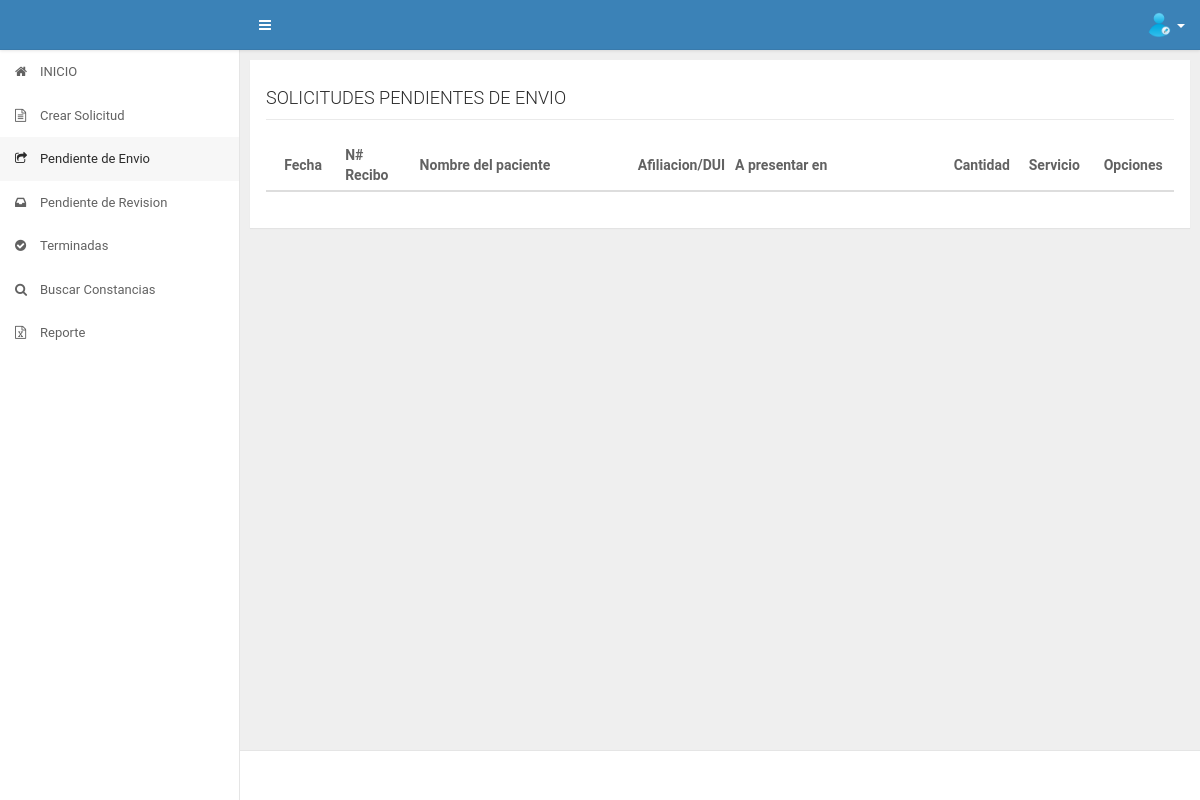
Before: /app/secretaria/pendienteenvio.php (signed in) with the older database file.
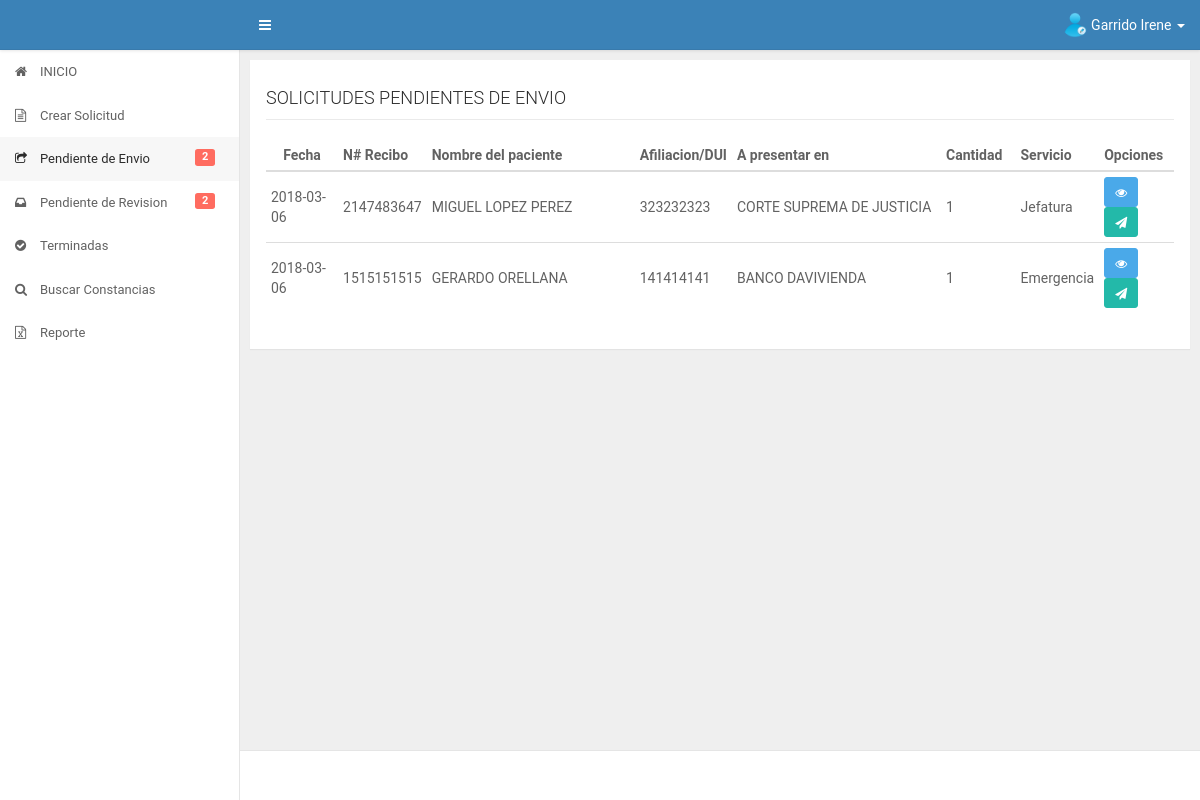
After: the same page with the newer database file.
### tables this page shows
CREATE TABLE IF NOT EXISTS `datos_iniciales` (
  `id_datos` int(11) NOT NULL AUTO_INCREMENT,
  `fecha` date DEFAULT NULL,
  `numero_recibo` varchar(50) DEFAULT NULL,
  `afiliacion_dui` varchar(30) DEFAULT NULL,
  `nombre_paciente` varchar(300) DEFAULT NULL,
  `destinos` varchar(2000) DEFAULT NULL,
  `id_servicio` int(11) DEFAULT NULL,
  `cantidad` int(11) DEFAULT NULL,
  `fecha_presentado` date DEFAULT NULL,
  `fecha_cancelado` date DEFAULT NULL,
  `precio` float DEFAULT NULL,
  `id_estado` int(11) DEFAULT NULL,
  `id_trabajador` int(11) DEFAULT NULL,
  `fecha_recibido_revision` date DEFAULT NULL,
  `fecha_autorizacion_direccion` date DEFAULT NULL,
  PRIMARY KEY (`id_datos`),
  KEY `FK_diservicio` (`id_servicio`),
  KEY `FK_diestado` (`id_estado`),
  KEY `FK_datos_iniciales_usuario` (`id_trabajador`),
  CONSTRAINT `FK_datos_iniciales_usuario` FOREIGN KEY (`id_trabajador`) REFERENCES `usuario` (`id_user`),
  CONSTRAINT `FK_diestado` FOREIGN KEY (`id_estado`) REFERENCES `estado` (`id_estado`),
  CONSTRAINT `FK_diservicio` FOREIGN KEY (`id_servicio`) REFERENCES `servicios` (`id_servicio`)
);

CREATE TABLE IF NOT EXISTS `servicios` (
  `id_servicio` int(11) NOT NULL AUTO_INCREMENT,
  `nombre_servicio` varchar(200) DEFAULT NULL,
  PRIMARY KEY (`id_servicio`)
);

### app/secretaria/pendienteenvio.php (the view, shortened to what the changed rows need)
<?php
    include("../core/header.php");
    include("../core/aside.php");
    include("../../config/database.php");
    $sqlpendientes = "SELECT datos_iniciales.id_datos,datos_iniciales.fecha,datos_iniciales.numero_recibo,datos_iniciales.afiliacion_dui,datos_iniciales.nombre_paciente,datos_iniciales.destinos,datos_iniciales.cantidad,servicios.nombre_servicio FROM datos_iniciales INNER JOIN servicios ON datos_iniciales.id_servicio=servicios.id_servicio WHERE datos_iniciales.id_estado=1 AND id_trabajador=?";
    if($stmt = $conn->prepare($sqlpendientes)){
        $stmt -> bind_param('s',$_SESSION['id_usuario']);
    	$stmt -> execute();
    	$stmt -> store_result();
    	$rows = $stmt->num_rows;
    	$stmt -> bind_result($id_datos,$fechacreacion,$nrecibo,$afiliacion,$nombrepaciente,$destinos,$cantidad,$servicio);
    }
?>
<div id="content" class="ui-content ui-content-aside-overlay">
    <div class="ui-content-body">
        <div class="ui-container">
            <div class="row">
                <div class="col-md-12 col-lg-12">
                    <div class="panel" id="mipanel">
                        <div class="panel-body">
                            <div id="contenido" class="table-responsive">
                            	<table class="table table-hover table-condensed" id="mitable">
                                    <thead class="thead-inverse">
                                        <tr>
                                            <th class="col-md-1 text-center">Fecha</th>
                                            <th class="col-md-1">N# Recibo</th>
                                            <th class="col-md-3">Nombre del paciente</th>
                                            <th class="col-md-1">Afiliacion/DUI</th>
                                            <th class="col-md-3">A presentar en</th>
                                            <th class="col-md-1">Cantidad</th>
                                            <th class="col-md-1">Servicio</th>
                          					<th class="col-md-1">Opciones</th>
                                        </tr>
                                    </thead>
                                    <tbody>
                                    <?php
                                    	if($rows>0){
                                    		while ($stmt->fetch()) {
                                    ?>
                                    	<tr>
                                    		<td><?php echo $fechacreacion; ?></td>
                                    		<td id="numrecibo<?php echo $id_datos; ?>"><?php echo $nrecibo; ?></td>
                                    		<td><?php echo $nombrepaciente; ?></td>
                                    		<td><?php echo $afiliacion; ?></td>
                                    		<td><?php echo $destinos; ?></td>
                                    		<td><?php echo $cantidad; ?></td>
                                    		<td><?php echo $servicio; ?></td>
                                    		<td><a href="javascript:;" class="btn btn-info btn-sm detalle"  data-placement="left" data-solicitud="<?php echo $id_datos ?>" data-toggle="tooltip" data-placement="left" title="Ver o Editar"><i class="fa fa-eye"></i></a> <a href="javascript:;" class="btn btn-success btn-sm enviaratrabajador"  data-placement="left" data-solicitud="<?php echo $id_datos ?>" data-toggle="tooltip" data-placement="left" title="Enviar a trabajador"><i class="fa fa-send"></i></a></td>
                                    	</tr>
                                    <?php
                                    		}
                                    	}
                                    ?>
                                    </tbody>
                                </table>
                            </div>
                        </div>
                    </div>
                </div>
            </div>
        </div>
    </div>
</div>
<?php
    include("../core/footer.php");
 ?>

### app/core/header.php (shortened to what the changed rows need)
<!DOCTYPE html>
<html lang="es">
    <head>
        <link rel="stylesheet" href="../../assets/plugins/bootstrap/css/bootstrap.min.css">
        <link rel="stylesheet" href="../../assets/plugins/font-awesome/css/font-awesome.min.css">
        <link rel="stylesheet" href="../../assets/plugins/datatables/datatables.css"/>
        <link rel="stylesheet" href="../../assets/plugins/bootstrap-datepicker/css/bootstrap-datepicker3.standalone.css"/>
        <link rel="stylesheet" href="../../assets/plugins/select2/dist/css/select2.min.css"/>
        <link rel="stylesheet" href="../../assets/css/main.css">
        <link rel="stylesheet" href="../../assets/css/style.css">
    </head>
    <body>
        <div id="ui" class="ui">
            <header id="header" class="ui-header ui-header--blue text-white">
                <div class="navbar-collapse nav-responsive-disabled">
                    <ul class="nav navbar-nav navbar-right">
                        <li class="dropdown dropdown-usermenu">
                            <a href="#" class=" dropdown-toggle" data-toggle="dropdown" aria-expanded="true">
                                <div class="user-avatar"><img src="../../assets/img/edit-user.png" alt="usuario img"></div>
                                <span class="hidden-sm hidden-xs"><?php echo $_SESSION['nombre']; ?></span>
                                <span class="caret hidden-sm hidden-xs"></span>
                            </a>
                        </li>
                    </ul>
                </div>
            </header>

### app/core/aside.php (shortened to what the changed rows need)
<aside id="aside" class="ui-aside ui-aside--light">
    <ul class="nav" ui-nav id="mimenu">
        <?php switch ($_SESSION['tipousuario']) {
			case '1':
             include("../../config/database.php");
             $sqlpendientes = "SELECT COUNT(*) as pendientesenvio FROM datos_iniciales WHERE id_estado=1 AND id_trabajador=?";
             if($stmspendientes = $conn->prepare($sqlpendientes)){
                $stmspendientes->bind_param('s',$_SESSION['id_usuario']);
                $stmspendientes->execute();
                $stmspendientes->bind_result($mispendientes);
             }
             $sqlrevision = "SELECT COUNT(*) as pendientesenvio FROM datos_iniciales WHERE id_estado=4";
             if($stmtrevision = $conn->prepare($sqlrevision)){
                $stmtrevision->execute();
                $stmtrevision->bind_result($mispendientesrev);
             }
		?>
        <li id="pendienteenvio"><a href="../secretaria/pendienteenvio.php"><i class="fa fa-share-square-o"></i><span>Pendiente de Envio <?php if($mispendientes>0){ ?><small class="label label-danger"><?php echo $mispendientes; ?></small><?php } ?></span></a></li>
        <li id="pendienterevision"><a href="../secretaria/pendienterevision.php"><i class="fa fa-inbox"></i><span>Pendiente de Revision <?php if($mispendientesrev>0){ ?><small class="label label-danger"><?php echo $mispendientesrev; ?></small><?php } ?></span></a></li>
		<?php
				break;
		?>
        <?php
		} ?>
    </ul>
</aside>

Changed rows visible on the page:
added datos_iniciales: fecha "2018-03-06", numero_recibo "2147483647", nombre_paciente "MIGUEL LOPEZ PEREZ", afiliacion_dui "323232323", destinos "CORTE SUPREMA DE JUSTICIA", cantidad "1", id_servicio.nombre_servicio "Jefatura"
added datos_iniciales: fecha "2018-03-06", numero_recibo "1515151515", nombre_paciente "GERARDO ORELLANA", afiliacion_dui "141414141", destinos "BANCO DAVIVIENDA", cantidad "1", id_servicio.nombre_servicio "Emergencia"
Other visible differences:
$_SESSION['nombre']: (not shown) → "Garrido Irene"
$mispendientes: (not shown) → "2"
$mispendientesrev: (not shown) → "2"
